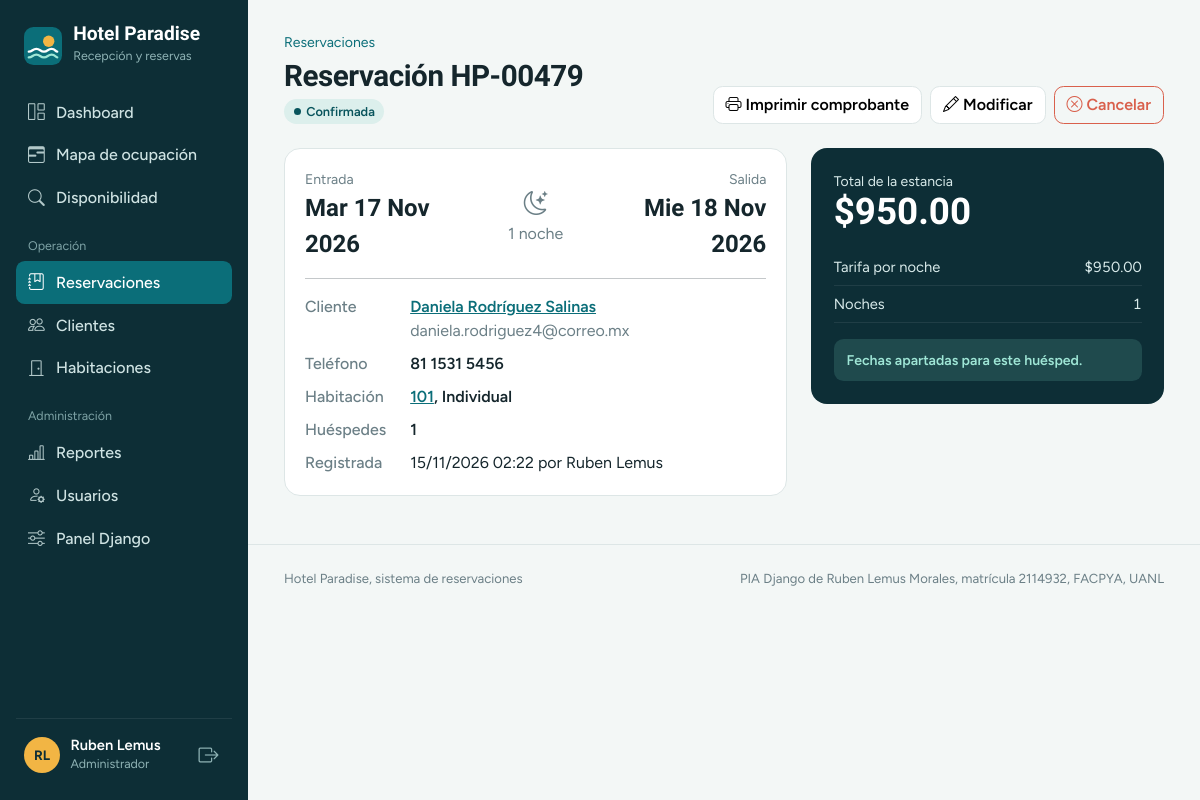
Screenshot of /reservaciones/479/ (signed in) with the database file from the repository.
### reservaciones/models.py (models this page shows, shortened)
class Reservacion(models.Model):
    class Estado(models.TextChoices):
        PENDIENTE = "pendiente", "Pendiente"
        CONFIRMADA = "confirmada", "Confirmada"
        FINALIZADA = "finalizada", "Finalizada"
        CANCELADA = "cancelada", "Cancelada"
    ESTADOS_ACTIVOS = [Estado.PENDIENTE, Estado.CONFIRMADA]
    ESTADOS_CON_INGRESO = [Estado.CONFIRMADA, Estado.FINALIZADA]
    cliente = models.ForeignKey(
        Cliente, on_delete=models.CASCADE, related_name="reservaciones"
    )
    habitacion = models.ForeignKey(
        Habitacion,
        on_delete=models.CASCADE,
        related_name="reservaciones",
        verbose_name="habitación",
    )
    fecha_entrada = models.DateField("fecha de entrada")
    fecha_salida = models.DateField("fecha de salida")
    huespedes = models.PositiveSmallIntegerField(
        "huéspedes", default=1, validators=[MinValueValidator(1)]
    )
    total = models.DecimalField(max_digits=12, decimal_places=2, default=Decimal("0.00"), editable=False)
    estado = models.CharField(max_length=12, choices=Estado.choices, default=Estado.CONFIRMADA)
    notas = models.TextField(blank=True)
    creada_por = models.ForeignKey(
        settings.AUTH_USER_MODEL,
        on_delete=models.SET_NULL,
        null=True,
        blank=True,
        related_name="reservaciones_creadas",
    )
    creada = models.DateTimeField(auto_now_add=True)
    actualizada = models.DateTimeField(auto_now=True)
    objects = ReservacionQuerySet.as_manager()
    class Meta:
        ordering = ["-fecha_entrada", "-pk"]
        verbose_name = "reservación"
        verbose_name_plural = "reservaciones"
        constraints = [
            models.CheckConstraint(
                condition=Q(fecha_salida__gt=F("fecha_entrada")),
                name="reservacion_salida_mayor_entrada",
            ),
        ]
        indexes = [models.Index(fields=["habitacion", "fecha_entrada", "fecha_salida"])]
    @property
    def folio(self):
        return f"HP-{self.pk:05d}" if self.pk else "HP-nueva"
    @property
    def noches(self):
        if self.fecha_entrada and self.fecha_salida:
            return max((self.fecha_salida - self.fecha_entrada).days, 0)
        return 0
    @property
    def es_activa(self):
        return self.estado in self.ESTADOS_ACTIVOS
    @property
    def puede_cancelarse(self):
        return self.es_activa and self.fecha_salida > date.today()

### clientes/models.py (models this page shows, shortened)
class Cliente(models.Model):
    nombre = models.CharField(max_length=80)
    apellidos = models.CharField(max_length=120)
    correo = models.EmailField(
        unique=True,
        error_messages={"unique": "Ya hay un cliente registrado con este correo."},
    )
    telefono = models.CharField("teléfono", max_length=20, validators=[telefono_validator])
    fecha_registro = models.DateTimeField("fecha de registro", auto_now_add=True)
    class Meta:
        ordering = ["apellidos", "nombre"]
        constraints = [
            models.UniqueConstraint(Lower("correo"), name="cliente_correo_unico_ci"),
        ]
    def __str__(self):
        return self.nombre_completo
    @property
    def nombre_completo(self):
        return f"{self.nombre} {self.apellidos}"
    def get_absolute_url(self):
        return reverse("clientes:detalle", args=[self.pk])

### habitaciones/models.py (models this page shows, shortened)
class Habitacion(models.Model):
    class Tipo(models.TextChoices):
        INDIVIDUAL = "individual", "Individual"
        DOBLE = "doble", "Doble"
        SUITE = "suite", "Suite"
        PRESIDENCIAL = "presidencial", "Presidencial"
    numero = models.PositiveIntegerField(
        "número",
        unique=True,
        validators=[MinValueValidator(1)],
        error_messages={"unique": "Ya existe una habitación con este número."},
    )
    tipo = models.CharField(max_length=20, choices=Tipo.choices, default=Tipo.DOBLE)
    precio_noche = models.DecimalField(
        "precio por noche",
        max_digits=10,
        decimal_places=2,
        validators=[MinValueValidator(Decimal("0.01"))],
    )
    capacidad = models.PositiveSmallIntegerField(
        validators=[MinValueValidator(1), MaxValueValidator(12)],
        help_text="Número máximo de huéspedes.",
    )
    disponible = models.BooleanField(
        default=True,
        help_text="Desmárcala para sacar la habitación de servicio (mantenimiento, remodelación).",
    )
    imagen = models.ImageField(upload_to="habitaciones/", blank=True, null=True)
    descripcion = models.TextField("descripción", blank=True)
    creada = models.DateTimeField(auto_now_add=True)
    actualizada = models.DateTimeField(auto_now=True)
    class Meta:
        ordering = ["numero"]
        verbose_name = "habitación"
        verbose_name_plural = "habitaciones"
    def get_absolute_url(self):
        return reverse("habitaciones:detalle", args=[self.pk])

### reservaciones/views.py (the view)
# urls.py: path("<int:pk>/", views.ReservacionDetailView.as_view(), name="detalle"),
class ReservacionDetailView(LoginRequiredMixin, DetailView):
    model = Reservacion
    template_name = "reservaciones/detalle.html"
    context_object_name = "r"
    def get_queryset(self):
        return Reservacion.objects.select_related("cliente", "habitacion", "creada_por")

### core/context_processors.py (called while the page is built)
def proyecto(request):
    return {
        "PROYECTO": settings.PROYECTO,
        "es_admin": es_admin(request.user),
        "rol_usuario": rol_de(request.user),
    }

### core/permisos.py (called while the page is built)
def es_admin(user):
    return user.is_authenticated and (
        user.is_superuser or user.groups.filter(name=GRUPO_ADMIN).exists()
    )

def rol_de(user):
    if not user.is_authenticated:
        return ""
    if es_admin(user):
        return GRUPO_ADMIN
    return GRUPO_RECEPCION

### core/templatetags/paradise.py (called while the page is built)
@register.filter
def moneda(valor):
    try:
        valor = Decimal(valor or 0)
    except (InvalidOperation, TypeError):
        return valor
    return f"${valor:,.2f}"

@register.filter
def estado_clase(estado):
    return ESTADO_CLASES.get(estado, "")

### templates/reservaciones/detalle.html (shortened to what this page needs)
{% extends "base.html" %}
{% load paradise %}
{% block content %}
<div class="page-head">
  <div>
    <div class="migas"><a href="{% url 'reservaciones:lista' %}">Reservaciones</a></div>
    <h1 class="mb-1">Reservación {{ r.folio }}</h1>
    <span class="estado {{ r.estado|estado_clase }}">{{ r.get_estado_display }}</span>
  </div>
  <div class="d-flex gap-2 flex-wrap no-print">
    <button class="btn btn-light" type="button" onclick="window.print()"><i class="bi bi-printer me-1"></i>Imprimir comprobante</button>
    {% if r.estado != "cancelada" %}<a class="btn btn-light" href="{% url 'reservaciones:editar' r.pk %}"><i class="bi bi-pencil me-1"></i>Modificar</a>{% endif %}
    {% if r.puede_cancelarse %}
    <button class="btn btn-outline-danger" type="button" data-bs-toggle="modal" data-bs-target="#modalConfirmar"
            data-url="{% url 'reservaciones:cancelar' r.pk %}" data-titulo="¿Cancelar la reservación {{ r.folio }}?"
            data-mensaje="La habitación {{ r.habitacion.numero }} quedará libre del {{ r.fecha_entrada|date:'d/m/Y' }} al {{ r.fecha_salida|date:'d/m/Y' }}. La reservación se conserva en el historial como cancelada."
            data-boton="Cancelar reservación"><i class="bi bi-x-circle me-1"></i>Cancelar</button>
    {% endif %}
  </div>
</div>
<div class="row g-4">
  <div class="col-lg-7">
    <div class="panel panel-body">
      <div class="row g-4 align-items-center mb-2">
        <div class="col-sm-5">
          <div class="text-secondary small">Entrada</div>
          <div class="cifra">{{ r.fecha_entrada|date:"D j M Y" }}</div>
        </div>
        <div class="col-sm-2 text-center text-secondary"><i class="bi bi-moon-stars fs-4 d-block"></i>{{ r.noches }} noche{{ r.noches|pluralize }}</div>
        <div class="col-sm-5 text-sm-end">
          <div class="text-secondary small">Salida</div>
          <div class="cifra">{{ r.fecha_salida|date:"D j M Y" }}</div>
        </div>
      </div>
      <hr>
      <dl class="ficha">
        <dt>Cliente</dt><dd><a href="{{ r.cliente.get_absolute_url }}">{{ r.cliente }}</a> <span class="text-secondary fw-normal">{{ r.cliente.correo }}</span></dd>
        <dt>Teléfono</dt><dd>{{ r.cliente.telefono }}</dd>
        <dt>Habitación</dt><dd><a href="{{ r.habitacion.get_absolute_url }}">{{ r.habitacion.numero }}</a>, {{ r.habitacion.get_tipo_display }}</dd>
        <dt>Huéspedes</dt><dd>{{ r.huespedes }}</dd>
        <dt>Registrada</dt><dd class="fw-normal">{{ r.creada|date:"d/m/Y H:i" }}{% if r.creada_por %} por {{ r.creada_por.get_full_name|default:r.creada_por.username }}{% endif %}</dd>
      </dl>
    </div>
  </div>
  <div class="col-lg-5">
    <div class="cotizacion">
      <div class="small">Total de la estancia</div>
      <div class="total">{{ r.total|moneda }}</div>
      <div class="mt-3">
        <div class="linea"><span>Tarifa por noche</span><span class="tabular">{{ r.habitacion.precio_noche|moneda }}</span></div>
        <div class="linea"><span>Noches</span><span class="tabular">{{ r.noches }}</span></div>
      </div>
      {% if r.estado == "cancelada" %}<div class="aviso no">Reservación cancelada: no se cuenta en ingresos.</div>
      {% elif r.estado == "finalizada" %}<div class="aviso ok">Estancia terminada y cobrada.</div>
      {% elif r.estado == "pendiente" %}<div class="aviso">Pendiente de confirmar. Las fechas ya están apartadas.</div>
      {% else %}<div class="aviso ok">Fechas apartadas para este huésped.</div>{% endif %}
    </div>
  </div>
</div>
{% endblock %}

### templates/base.html (shortened to what this page needs)
{% load static %}<!doctype html>
<html lang="es">
<head>
  <link href="https://cdn.jsdelivr.net/npm/bootstrap@5.3.3/dist/css/bootstrap.min.css" rel="stylesheet">
  <link href="https://cdn.jsdelivr.net/npm/bootstrap-icons@1.11.3/font/bootstrap-icons.min.css" rel="stylesheet">
  <link href="{% static 'css/paradise.css' %}" rel="stylesheet">
</head>
<body>
{% with url=request.resolver_match.view_name %}
  <aside class="app-sidebar offcanvas-lg offcanvas-start" tabindex="-1" id="sidebar" aria-label="Menú principal">
    <div class="offcanvas-body">
      <a class="brand" href="{% url 'core:dashboard' %}">
        <span><span class="brand-name d-block">{{ PROYECTO.nombre }}</span><span class="brand-sub">Recepción y reservas</span></span>
      </a>
      <nav class="app-nav nav flex-column">
        <a class="nav-link {% if url == 'core:dashboard' %}active{% endif %}" href="{% url 'core:dashboard' %}"><i class="bi bi-grid-1x2"></i>Dashboard</a>
        <a class="nav-link {% if url == 'reservaciones:ocupacion' %}active{% endif %}" href="{% url 'reservaciones:ocupacion' %}"><i class="bi bi-calendar3-range"></i>Mapa de ocupación</a>
        <a class="nav-link {% if url == 'reservaciones:disponibilidad' %}active{% endif %}" href="{% url 'reservaciones:disponibilidad' %}"><i class="bi bi-search"></i>Disponibilidad</a>
        <div class="nav-grupo">Operación</div>
        <a class="nav-link {% if 'reservaciones:' in url and url != 'reservaciones:ocupacion' and url != 'reservaciones:disponibilidad' %}active{% endif %}" href="{% url 'reservaciones:lista' %}"><i class="bi bi-journal-bookmark"></i>Reservaciones</a>
        <a class="nav-link {% if 'clientes:' in url %}active{% endif %}" href="{% url 'clientes:lista' %}"><i class="bi bi-people"></i>Clientes</a>
        <a class="nav-link {% if 'habitaciones:' in url %}active{% endif %}" href="{% url 'habitaciones:lista' %}"><i class="bi bi-door-closed"></i>Habitaciones</a>
        {% if es_admin %}
        <div class="nav-grupo">Administración</div>
        <a class="nav-link {% if url == 'core:reportes' %}active{% endif %}" href="{% url 'core:reportes' %}"><i class="bi bi-bar-chart-line"></i>Reportes</a>
        <a class="nav-link {% if 'core:usuario' in url %}active{% endif %}" href="{% url 'core:usuarios' %}"><i class="bi bi-person-gear"></i>Usuarios</a>
        <a class="nav-link" href="{% url 'admin:index' %}"><i class="bi bi-sliders"></i>Panel Django</a>
        {% endif %}
      </nav>
      <div class="sidebar-user">
        <span class="avatar">{{ user.first_name|default:user.username|slice:":1"|upper }}{{ user.last_name|slice:":1"|upper }}</span>
        <div class="flex-grow-1 overflow-hidden">
          <div class="nombre text-truncate">{{ user.get_full_name|default:user.username }}</div>
          <div class="rol">{{ rol_usuario }}</div>
        </div>
        <form method="post" action="{% url 'logout' %}">{% csrf_token %}
          <button class="btn-salir" type="submit" title="Cerrar sesión" aria-label="Cerrar sesión"><i class="bi bi-box-arrow-right fs-5"></i></button>
        </form>
      </div>
    </div>
  </aside>
{% endwith %}
  <div class="app-main">
    <main class="app-content">
      {% block content %}{% endblock %}
    </main>
    <footer class="app-footer d-flex flex-wrap justify-content-between gap-2">
      <span>{{ PROYECTO.nombre }}, sistema de reservaciones</span>
      <span>{{ PROYECTO.materia }} de {{ PROYECTO.autor }}, matrícula {{ PROYECTO.matricula }}, {{ PROYECTO.facultad }}</span>
    </footer>
  </div>
  <div class="toast-container position-fixed bottom-0 end-0 p-3" aria-live="polite">
  </div>
</body>
</html>

### rows the page displays
Reservacion: folio "HP-00479", estado "Confirmada", fecha_entrada "Mar 17 Nov 2026", noches "1", fecha_salida "Mie 18 Nov 2026", cliente "Daniela Rodríguez Salinas", cliente.correo "daniela.rodriguez4@correo.mx", cliente.telefono "81 1531 5456", habitacion.numero "101", habitacion.tipo "Individual", huespedes "1", creada "15/11/2026 02:22", creada_por.get_full_name "Ruben Lemus", total|moneda "$950.00", habitacion.precio_noche|moneda "$950.00"

### other values shown
{{ PROYECTO.nombre }} "Hotel Paradise"
{{ user.first_name|default:user.username|slice:":1"|upper }} "R"
{{ user.last_name|slice:":1"|upper }} "L"
{{ user.get_full_name|default:user.username }} "Ruben Lemus"
{{ rol_usuario }} "Administrador"
{{ PROYECTO.materia }} "PIA Django"
{{ PROYECTO.autor }} "Ruben Lemus Morales"
{{ PROYECTO.matricula }} "2114932"
{{ PROYECTO.facultad }} "FACPYA, UANL"
